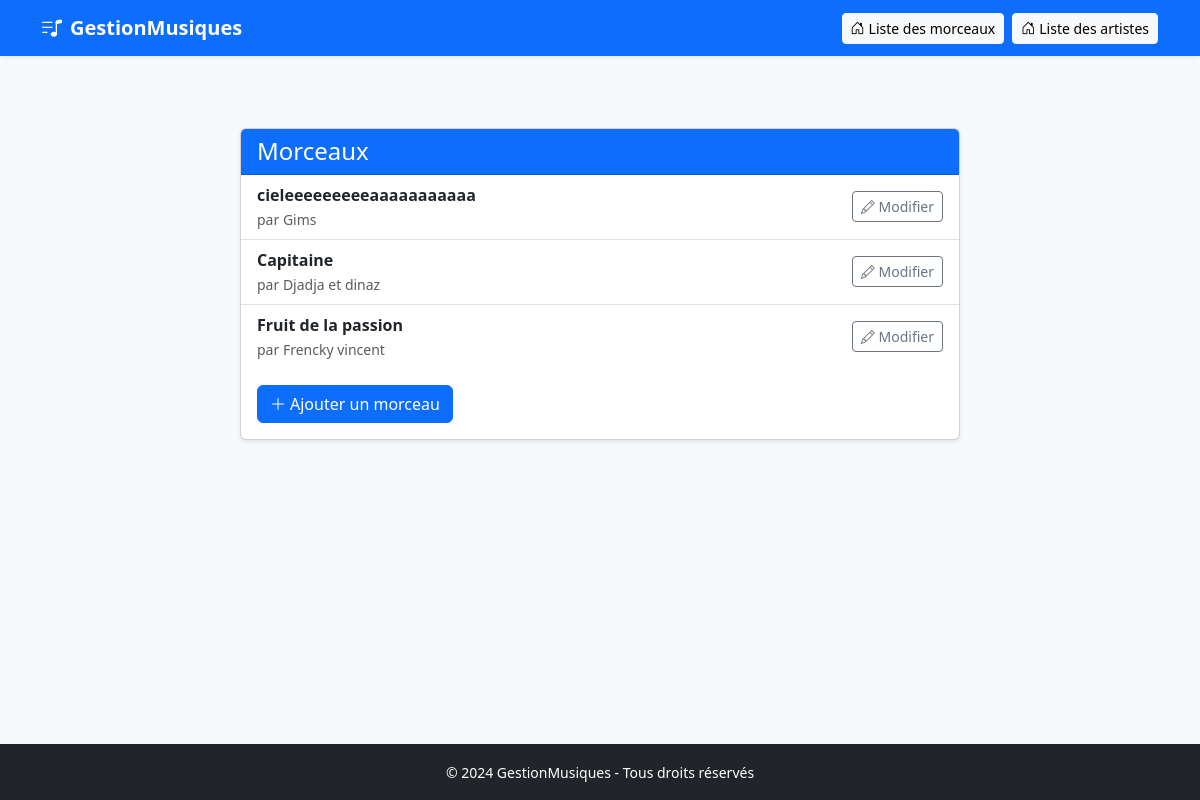
Screenshot of /musiques/ with the database file from the repository.
### musiques/models.py (models this page shows, shortened)
class Morceau(models.Model):
    titre = models.CharField(max_length=64)
    artiste = models.ForeignKey('Artiste', on_delete=models.CASCADE, null=False)
    date_sortie = models.DateField(null=True)

class Artiste(models.Model):
    nom = models.CharField(max_length=64)

### musiques/views.py (the view)
# urls.py: path('', MorceauList.as_view(), name='morceau-list'),
class MorceauList(ListView):
    model = Morceau
    template_name = "musiques/morceau_list.html"
    context_object_name = "morceaux"
    paginate_by = 20

### musiques/templates/musiques/morceau_list.html
{% extends "musiques/base.html" %}
{% block content %}
<div class="container mt-5">
  <div class="row justify-content-center">
    <div class="col-md-8">
      <div class="card shadow-sm">
        <div class="card-header bg-primary text-white">
          <h4 class="mb-0">Morceaux</h4>
        </div>
        <div class="card-body p-0">
          {% if morceaux %}
            <ul class="list-group list-group-flush">
              {% for morceau in morceaux %}
                <li class="list-group-item d-flex justify-content-between align-items-center">
                  <a href="{% url 'musiques:morceau-detail' morceau.pk %}"
                     class="text-decoration-none flex-grow-1">
                    <div>
                      <strong class="text-dark">{{ morceau.titre }}</strong><br>
                      <small class="text-muted">par {{ morceau.artiste.nom }}</small>
                    </div>
                  </a>
                  <a href="{% url 'musiques:morceau-update' morceau.pk %}"
                     class="btn btn-outline-secondary btn-sm ms-3" title="Modifier">
                    <i class="bi bi-pencil"></i> Modifier
                  </a>
                </li>
              {% endfor %}
            </ul>
          {% else %}
            <div class="p-3">
              <p class="mb-0">Aucun morceau trouvé.</p>
            </div>
          {% endif %}
		  <div class="p-3">
            <a class="btn btn-primary" href="{% url 'musiques:morceau-create' %}">
              <i class="bi bi-plus-lg me-1"></i>Ajouter un morceau
            </a>
          </div>
        </div>
      </div>
    </div>
  </div>
</div>
{% endblock %}

### rows the page displays
Morceau: titre "cieleeeeeeeeeaaaaaaaaaaa", artiste.nom "Gims"
Morceau: titre "Capitaine", artiste.nom "Djadja et dinaz"
Morceau: titre "Fruit de la passion", artiste.nom "Frencky vincent"
